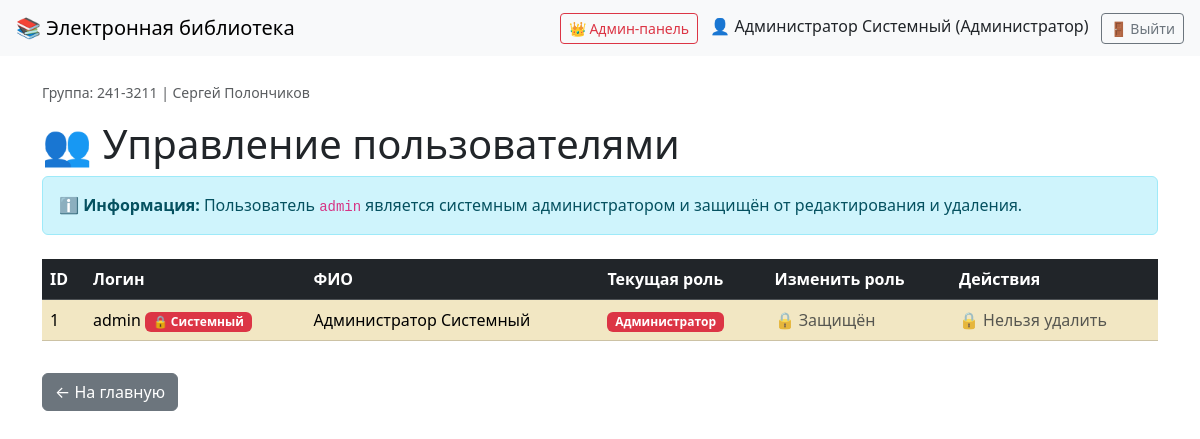
Before: /admin/users (signed in) with the older database file.
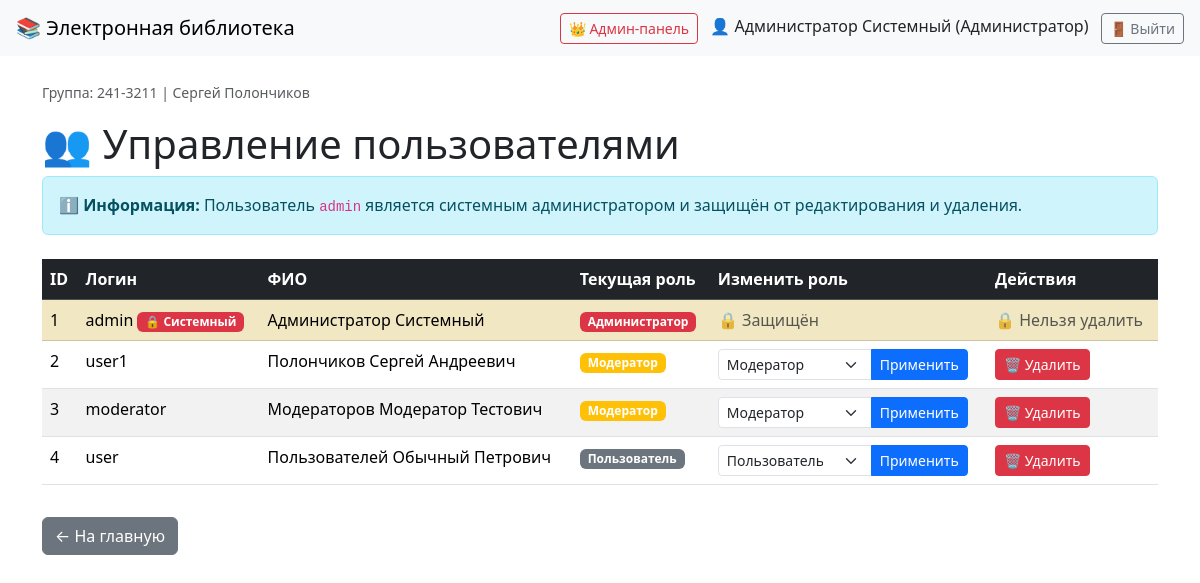
After: the same page with the newer database file.
### app.py (models this page shows, shortened)
class User(db.Model, UserMixin):
    __tablename__ = "users"
    id = db.Column(db.Integer, primary_key=True)
    login = db.Column(db.String(64), unique=True, nullable=False)
    password_hash = db.Column(db.String(255), nullable=False)
    last_name = db.Column(db.String(128), nullable=False)
    first_name = db.Column(db.String(128), nullable=False)
    middle_name = db.Column(db.String(128))
    role_id = db.Column(db.Integer, db.ForeignKey("roles.id"), nullable=False)
    role = db.relationship("Role")
    def full_name(self):
        return " ".join(x for x in [self.last_name, self.first_name, self.middle_name] if x)

class Role(db.Model):
    __tablename__ = "roles"
    id = db.Column(db.Integer, primary_key=True)
    name = db.Column(db.String(64), unique=True, nullable=False)
    description = db.Column(db.Text, nullable=False)

### app.py (the view)
@app.route("/admin/users")
@role_required("Администратор")
def admin_users():
    users = User.query.all()
    roles = Role.query.all()
    return render_template("admin_users.html", users=users, roles=roles)

### app.py (called while the page is built)
@login_manager.user_loader
def load_user(user_id):
    return User.query.get(int(user_id))

@app.context_processor
def inject_globals():
    years = [y[0] for y in db.session.query(Book.year).distinct().order_by(Book.year.desc()).all()]
    return dict(current_years=years)

def role_required(*roles):
    def decorator(fn):
        @wraps(fn)
        def wrapper(*args, **kwargs):
            if not current_user.is_authenticated:
                flash("Для выполнения данного действия необходимо пройти процедуру аутентификации")
                return redirect(url_for("login"))
            if current_user.role.name not in roles:
                flash("У вас недостаточно прав для выполнения данного действия")
                return redirect(url_for("index"))
            return fn(*args, **kwargs)
        return wrapper
    return decorator

### templates/admin_users.html (shortened to what this page needs)
{% extends 'base.html' %}
{% block content %}
<h1>👥 Управление пользователями</h1>
<div class="alert alert-info mb-3">
    <strong>ℹ️ Информация:</strong>
    Пользователь <code>admin</code> является системным администратором и защищён от редактирования и удаления.
</div>
<div class="table-responsive mt-4">
    <table class="table table-striped table-hover">
        <thead class="table-dark">
            <tr>
                <th>ID</th>
                <th>Логин</th>
                <th>ФИО</th>
                <th>Текущая роль</th>
                <th>Изменить роль</th>
                <th>Действия</th>
            </tr>
        </thead>
        <tbody>
            {% for user in users %}
            <tr {% if user.login == 'admin' %}class="table-warning"{% endif %}>
                <td>{{ user.id }}</td>
                <td>
                    {{ user.login }}
                    {% if user.login == 'admin' %}
                        <span class="badge bg-danger">🔒 Системный</span>
                    {% endif %}
                </td>
                <td>{{ user.full_name() }}</td>
                <td>
                    <span class="badge {% if user.role.name == 'Администратор' %}bg-danger{% elif user.role.name == 'Модератор' %}bg-warning{% else %}bg-secondary{% endif %}">
                        {{ user.role.name }}
                    </span>
                </td>
                <td>
                    {% if user.login == 'admin' %}
                        <span class="text-muted">🔒 Защищён</span>
                    {% else %}
                    <form method="post" action="{{ url_for('change_user_role', user_id=user.id) }}" style="display: inline;">
                        <div class="input-group input-group-sm" style="width: 250px;">
                            <select name="role_id" class="form-select">
                                {% for role in roles %}
                                    <option value="{{ role.id }}" {% if user.role.id == role.id %}selected{% endif %}>
                                        {{ role.name }}
                                    </option>
                                {% endfor %}
                            </select>
                            <button type="submit" class="btn btn-primary">Применить</button>
                        </div>
                    </form>
                    {% endif %}
                </td>
                <td>
                    {% if user.login == 'admin' %}
                        <span class="text-muted">🔒 Нельзя удалить</span>
                    {% elif user.id == current_user.id %}
                        <span class="text-muted">Это вы</span>
                    {% else %}
                    <form method="post" action="{{ url_for('admin_delete_user', user_id=user.id) }}" style="display: inline;" onsubmit="return confirm('Удалить пользователя {{ user.full_name() }}? Это действие нельзя отменить.')">
                        <button type="submit" class="btn btn-sm btn-danger" onclick="return confirm('⚠️ ВНИМАНИЕ! Вы уверены, что хотите удалить пользователя {{ user.full_name() }}?')">
                            🗑️ Удалить
                        </button>
                    </form>
                    {% endif %}
                </td>
            </tr>
            {% endfor %}
        </tbody>
    </table>
</div>
<div class="mt-3">
    <a href="{{ url_for('index') }}" class="btn btn-secondary">← На главную</a>
</div>
{% endblock %}

### templates/base.html (shortened to what this page needs)
<!doctype html>
<html lang="ru">
<head>
  <link rel="stylesheet" href="https://cdn.jsdelivr.net/npm/bootstrap@5.3.3/dist/css/bootstrap.min.css">
</head>
<body>
<nav class="navbar navbar-expand-lg navbar-light bg-light px-3">
  <a class="navbar-brand" href="{{ url_for('index') }}">📚 Электронная библиотека</a>
  <div class="ms-auto">
    {% if current_user.is_authenticated %}
      {% if current_user.role.name == 'Администратор' %}
        <a class="btn btn-outline-danger btn-sm me-2" href="{{ url_for('admin_users') }}">👑 Админ-панель</a>
      {% endif %}
      <span class="me-2">👤 {{ current_user.full_name() }} ({{ current_user.role.name }})</span>
      <a class="btn btn-outline-secondary btn-sm" href="{{ url_for('logout') }}">🚪 Выйти</a>
    {% else %}
      <a class="btn btn-primary btn-sm me-2" href="{{ url_for('login') }}">🔑 Войти</a>
      <a class="btn btn-outline-primary btn-sm" href="{{ url_for('register') }}">📝 Регистрация</a>
    {% endif %}
  </div>
</nav>
<div class="container py-4">
  <div class="mb-3 text-muted">
    <small>Группа: 241-3211 | Сергей Полончиков</small>
  </div>
  {% block content %}{% endblock %}
</div>
</body>
</html>

### templates/admin_users.html (style rules this page uses)
.table-warning { background-color: #fff3cd !important; }

Changed rows visible on the page:
added User: id "2", login "user1", full_name "Полончиков Сергей Андреевич", role.name "Модератор", role_id "Модератор"
added User: id "3", login "moderator", full_name "Модераторов Модератор Тестович", role.name "Модератор", role_id "Модератор"
added User: id "4", login "user", full_name "Пользователей Обычный Петрович", role.name "Пользователь", role_id "Пользователь"
